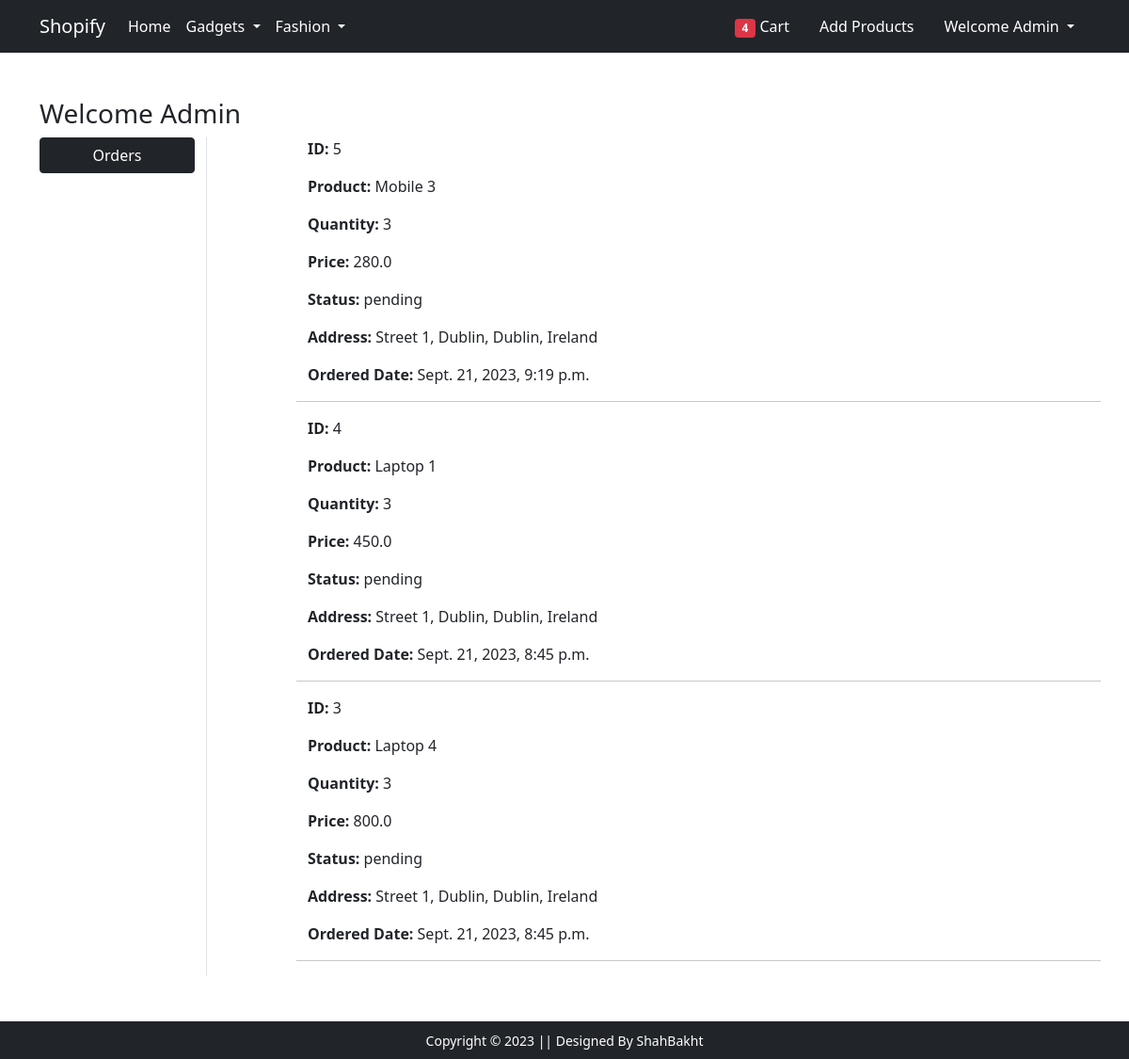
The app's page /orders (signed in) with its own data.
### main/models.py (models this page shows, shortened)
class Order(models.Model):
  user = models.ForeignKey(User, on_delete=models.CASCADE, related_name='orders')
  address = models.ForeignKey(Address, on_delete=models.CASCADE, related_name='orders')
  product = models.ForeignKey(Product, on_delete=models.CASCADE, related_name='orders')
  quantity = models.IntegerField(default=1)
  ordered_date = models.DateTimeField(auto_now_add=True)
  status = models.CharField(max_length=20, choices=STATUS_CHOICES, default='pending')

class Product(models.Model):
  title = models.CharField(max_length=100)
  description = models.TextField()
  selling_price = models.FloatField()
  discounted_price = models.FloatField()
  brand = models.CharField(max_length=100)
  category = models.CharField(choices=CATEGORIES, max_length=50)
  product_image = models.ImageField(upload_to='products_images')

class Address(models.Model):
  street = models.TextField()
  state = models.CharField(max_length=100)
  city = models.CharField(max_length=100)
  country = models.CharField(max_length=100)
  zip_code = models.CharField(max_length=100)
  phone_number = models.CharField(max_length=20)
  user = models.ForeignKey(User, on_delete=models.CASCADE, related_name='addresses')
  @property
  def formatted_address(self):
    return f"{self.street},  {self.state}, {self.city}, {self.country}"

### main/views.py (the view)
# urls.py: path('orders', views.orders, name="orders"),
@login_required(login_url='login')
def orders(request):
  orders = request.user.orders.all().order_by('-ordered_date')
  template_name = 'main/orders.html'
  context = {
    'orders': orders
  }
  return render(request, template_name, context)

### main/templates/main/orders.html (shortened to what this page needs)
{% extends 'main/base.html' %}
{% load static %}
{% block main-content %}
<div class="container my-5">
 <div class="row">
 <h3>Welcome {{ request.user.username | capfirst }}</h3>
  <div class="col-sm-2 border-end">
   <ul class="list-unstyled">
    <li class="d-grid"><a href="{% url 'orders' %}" class="btn btn-dark">Orders</a></li>
   </ul>
  </div>
  <div class="col-sm-9 offset-sm-1">
    {% if orders %}
      {% for order in orders %}
        <div class="row">
          <div class="col-sm-6">
            <p><strong>ID: </strong> {{order.id}}</p>
            <p><strong>Product: </strong> {{order.product.title}}</p>
            <p><strong>Quantity: </strong> {{order.quantity}}</p>
            <p><strong>Price: </strong> {{order.product.discounted_price}}</p>
            <p><strong>Status: </strong> {{order.status}}</p>
            <p><strong>Address: </strong> {{order.address.formatted_address}}</p>
            <p><strong>Ordered Date: </strong> {{order.ordered_date}}</p>
          </div>
          <hr>
        </div>
      {% endfor %}
    {% endif %}
  </div>
 </div>
</div>
{% endblock main-content %}

### main/templates/main/base.html (shortened to what this page needs)
<!doctype html>
{% load static %}
<html lang="en">
  <head>
    <link href="https://cdn.jsdelivr.net/npm/bootstrap@5.0.0-beta1/dist/css/bootstrap.min.css" rel="stylesheet">
    <link rel="stylesheet" href="{% static 'main/css/owl.carousel.min.css' %}">
    <link rel="stylesheet" href="{% static 'main/css/all.min.css' %}">
    <link rel="stylesheet" href="{% static 'main/css/style.css' %}">
  </head>
  <body>
    <nav class="navbar navbar-expand-lg navbar-dark bg-dark">
     <div class="container">
       <a class="navbar-brand" href="/">Shopify</a>
       <div class="collapse navbar-collapse" id="navbarSupportedContent">
         <ul class="navbar-nav me-auto mb-2 mb-lg-0">
           <li class="nav-item">
             <a class="nav-link active" aria-current="page" href="/">Home</a>
           </li>
           <li class="nav-item dropdown">
             <a class="nav-link dropdown-toggle text-white" href="#" id="electronicsDropdown" role="button" data-bs-toggle="dropdown" aria-expanded="false">
               Gadgets
             </a>
           </li>
           <li class="nav-item dropdown">
             <a class="nav-link dropdown-toggle text-white" href="#" id="fashionDropdown" role="button" data-bs-toggle="dropdown" aria-expanded="false">
               Fashion
             </a>
           </li>
         </ul>
         <div>
          <ul class="navbar-nav me-auto mb-2 mb-lg-0">
            <li class="nav-item mx-2">
              <a href="{% url 'shopping_cart' %}" class="nav-link text-white"><span class="badge bg-danger">4</span> Cart </a>
            </li>
          {% if request.user.is_authenticated %}
            {% if request.user.is_superuser %}
              <li class="nav-item mx-2">
                <a href="{% url 'new_product' %}" class="nav-link text-white">Add Products</a>
              </li>
            {% endif %}
            <li class="nav-item dropdown mx-2">
              <a class="nav-link dropdown-toggle text-white" href="#" id="profileDropdown" role="button" data-bs-toggle="dropdown" aria-expanded="false">
                Welcome {{ request.user.username | capfirst }}
              </a>
            </li>
          {% endif %}
          </ul>
         </div>
       </div>
     </div>
    </nav>
    {% block main-content %} {% endblock main-content %}
    <footer class="container-fluid bg-dark text-center p-2 mt-5">
        <small class="text-white">Copyright &copy; 2023 || Designed By ShahBakht</small>
    </footer>
  </body>
</html>

### records on screen
Order: id "5", product "Mobile 3", quantity "3", product.discounted_price "280.0", status "pending", address.formatted_address "Street 1, Dublin, Dublin, Ireland", ordered_date "Sept. 21, 2023, 9:19 p.m."
Order: id "4", product "Laptop 1", quantity "3", product.discounted_price "450.0", status "pending", address.formatted_address "Street 1, Dublin, Dublin, Ireland", ordered_date "Sept. 21, 2023, 8:45 p.m."
Order: id "3", product "Laptop 4", quantity "3", product.discounted_price "800.0", status "pending", address.formatted_address "Street 1, Dublin, Dublin, Ireland", ordered_date "Sept. 21, 2023, 8:45 p.m."

### other values on screen
{{ request.user.username | capfirst }} "Admin"
